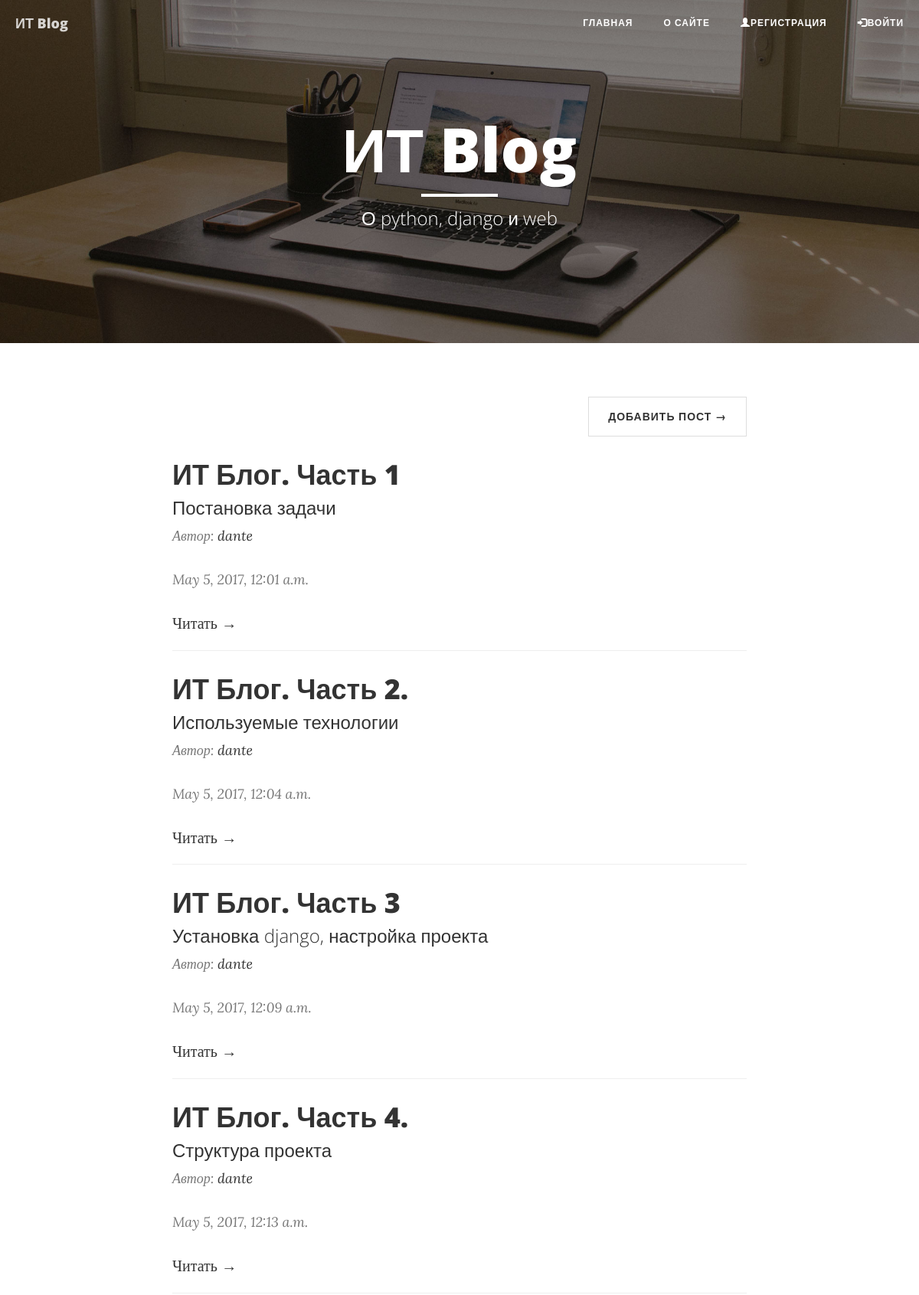
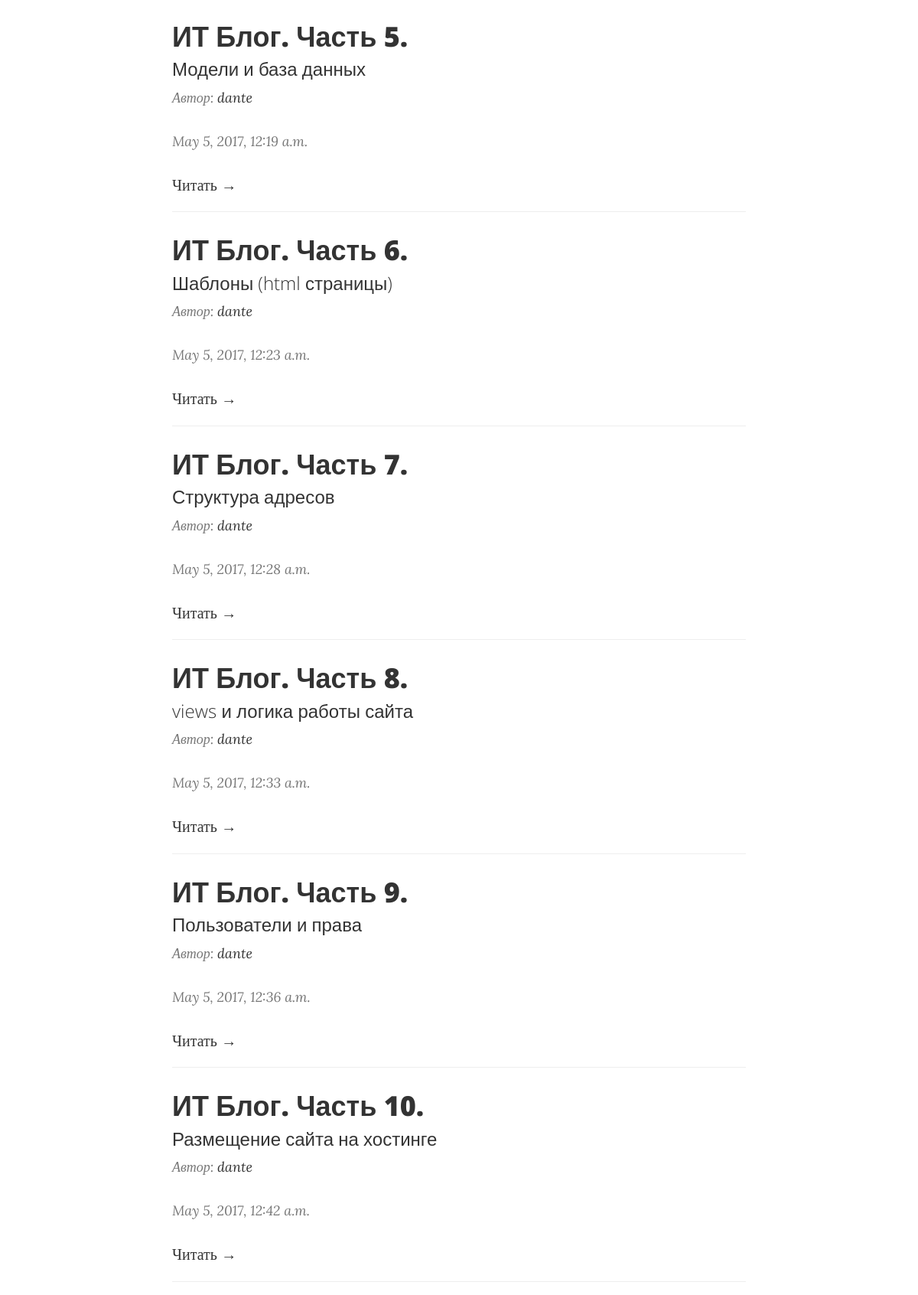
The page / (upper part) on the database its author committed (2 pictures, top to bottom).
### main_app/models.py (models this page shows, shortened)
class Post(models.Model):
    title = models.CharField(max_length=64, unique=True)
    subtitle = models.CharField(max_length=128, blank=True)
    post_datetime = models.DateTimeField(auto_now=True)
    text = models.TextField()
    is_active = models.BooleanField(default=False)
    user = models.ForeignKey(User)

### main_app/views.py (the view)
# urls.py: url(r'^$', PostListView.as_view(), name='index'),
class PostListView(ListView):
    model = Post
    template_name = 'index.html'
    context_object_name = 'posts'
    def get_queryset(self):
        if self.request.user.is_superuser:
            return Post.objects.all()
        else:
            return Post.objects.filter(is_active=True)

### main_app/templates/index.html (shortened to what this page needs)
{% extends "main.html" %}
{% load staticfiles %}
{% block header %}
    <header class="intro-header" style="background-image: url('{% static "img/home-bg.jpg" %}')">
        <div class="container">
            <div class="row">
                <div class="col-lg-8 col-lg-offset-2 col-md-10 col-md-offset-1">
                    <div class="site-heading">
                        <h1>ИТ Blog</h1>
                        <hr class="small">
                        <span class="subheading">О python, django и web</span>
                    </div>
                </div>
            </div>
        </div>
    </header>
{% endblock %}
{% block content %}
    <div class="row">
        <div class="col-lg-8 col-lg-offset-2 col-md-10 col-md-offset-1">
            <ul class="pager">
                <li class="next">
                    <a href="{% url 'add_post' %}">Добавить пост &rarr;</a>
                </li>
            </ul>
            {% for post in posts %}
                <div class="post-preview">
                    <a href="{% url 'post' pk=post.pk %}">
                        <h2 class="post-title">
                            {{post.title}}
                        </h2>
                        <h3 class="post-subtitle">
                            {{post.subtitle}}
                        </h3>
                    </a>
                    <p class="post-meta">Автор: <a href="{% url 'by_author' author_id=post.user.id %}">{{post.user.username}}</a></p>
                    <p class="post-meta">{{post.post_datetime}}</p>
                </div>
                <a href="{% url 'post' pk=post.pk %}">Читать &rarr;</a>
                <hr>
            {% endfor %}
        </div>
    </div>
{% endblock %}

### templates/main.html (shortened to what this page needs)
{% extends "base.html" %}
{% load staticfiles %}
{% block main %}
    <nav class="navbar navbar-default navbar-custom navbar-fixed-top">
        <div class="container-fluid">
            <div class="navbar-header page-scroll">
                <a class="navbar-brand" href="{% url 'index' %}">ИТ Blog</a>
            </div>
            <div class="collapse navbar-collapse" id="bs-example-navbar-collapse-1">
                <ul class="nav navbar-nav navbar-right">
                    <li>
                        <a href="{% url 'index' %}">главная</a>
                    </li>
                    <li>
                        <a href="{% url 'about' %}">о сайте</a>
                    </li>
                    {% if user.is_authenticated %}
                        {% if user.is_superuser %}
                            <li><a href="{% url 'by_author' author_id=user.id %}">привет,  {{user.username}} (АДМИН)</a></li>
                        {% else %}
                            <li><a href="{% url 'by_author' author_id=user.id %}">привет,  {{user.username}}</a></li>
                        {% endif %}
                        <li><a href="{% url 'logout' %}">Выйти</a></li>
                    {% else %}
                        <li><a href="{% url 'registration' %}"><span class="glyphicon glyphicon-user"></span>регистрация</a></li>
                        <li><a href="{% url 'login' %}"><span class="glyphicon glyphicon-log-in"></span>Войти</a></li>
                    {% endif %}
                </ul>
            </div>
        </div>
    </nav>
    {% block header %}
    {% endblock %}
    <div class="container">
        {% block content %}
        {% endblock %}
    </div>
{% endblock %}

### templates/base.html (shortened to what this page needs)
{% load staticfiles %}
<!DOCTYPE html>
<html lang="en">
<head>
    <link href="{% static 'vendor/bootstrap/css/bootstrap.min.css' %}" rel="stylesheet">
    <link href="{% static 'css/clean-blog.min.css' %}" rel="stylesheet">
    <link href="{% static 'vendor/font-awesome/css/font-awesome.min.css' %}" rel="stylesheet" type="text/css">
</head>
<body>
    {% block main %}
    {% endblock %}
</body>
</html>

### rows shown on the page
Post: title "ИТ Блог. Часть 1", subtitle "Постановка задачи", user.username "dante", post_datetime "May 5, 2017, 12:01 a.m."
Post: title "ИТ Блог. Часть 2.", subtitle "Используемые технологии", user.username "dante", post_datetime "May 5, 2017, 12:04 a.m."
Post: title "ИТ Блог. Часть 3", subtitle "Установка django, настройка проекта", user.username "dante", post_datetime "May 5, 2017, 12:09 a.m."
Post: title "ИТ Блог. Часть 4.", subtitle "Структура проекта", user.username "dante", post_datetime "May 5, 2017, 12:13 a.m."
Post: title "ИТ Блог. Часть 5.", subtitle "Модели и база данных", user.username "dante", post_datetime "May 5, 2017, 12:19 a.m."
Post: title "ИТ Блог. Часть 6.", subtitle "Шаблоны (html страницы)", user.username "dante", post_datetime "May 5, 2017, 12:23 a.m."
Post: title "ИТ Блог. Часть 7.", subtitle "Структура адресов", user.username "dante", post_datetime "May 5, 2017, 12:28 a.m."
Post: title "ИТ Блог. Часть 8.", subtitle "views и логика работы сайта", user.username "dante", post_datetime "May 5, 2017, 12:33 a.m."
Post: title "ИТ Блог. Часть 9.", subtitle "Пользователи и права", user.username "dante", post_datetime "May 5, 2017, 12:36 a.m."
Post: title "ИТ Блог. Часть 10.", subtitle "Размещение сайта на хостинге", user.username "dante", post_datetime "May 5, 2017, 12:42 a.m."
